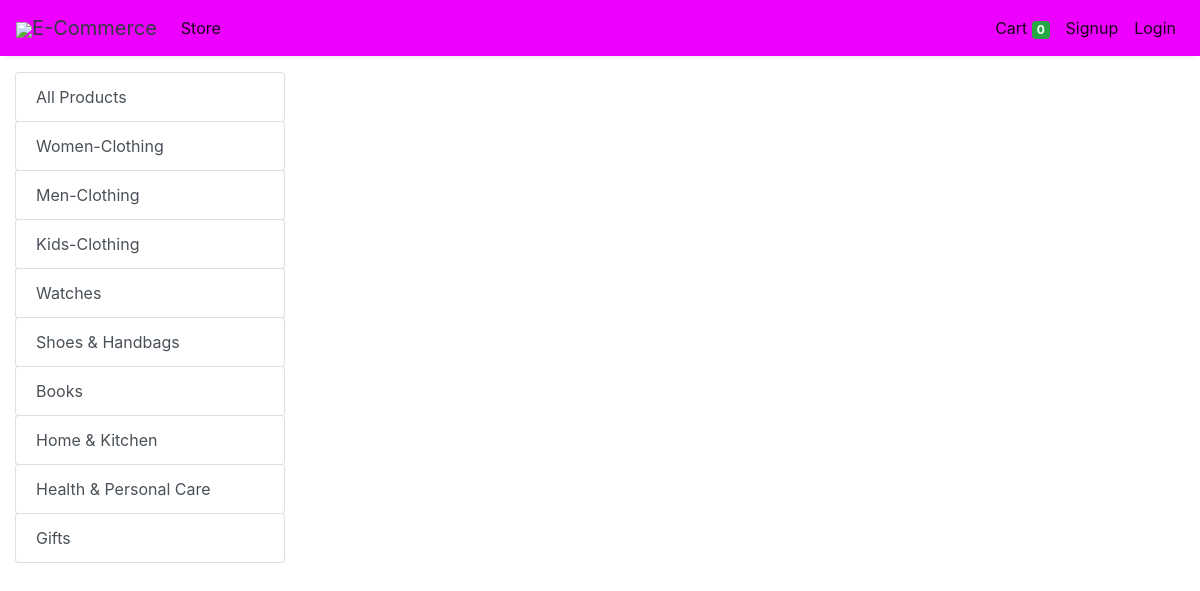
/store?category=34, run on an earlier commit of the app's database.
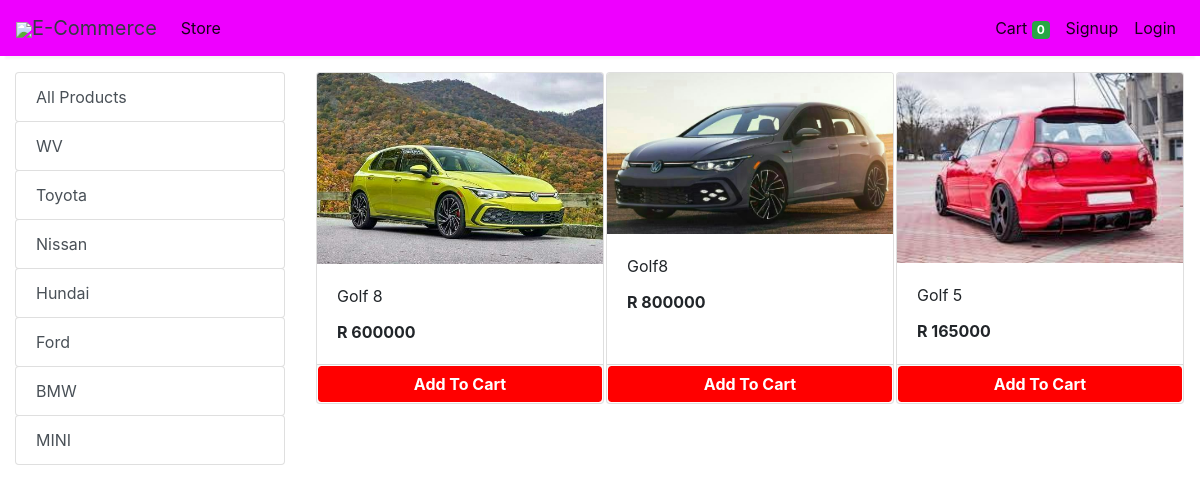
And on a later commit of the database.
### store/models/category.py (models this page shows, shortened)
class Category(models.Model):
    name= models.CharField(max_length=50)
    @staticmethod
    def get_all_categories():
        return Category.objects.all()

### store/models/product.py (models this page shows, shortened)
class Products(models.Model):
    name = models.CharField(max_length=60)
    price= models.IntegerField(default=0)
    category= models.ForeignKey(Category,on_delete=models.CASCADE,default=1 )
    description= models.CharField(max_length=250, default='', blank=True, null= True)
    image= models.ImageField(upload_to='uploads/products/')
    @staticmethod
    def get_all_products_by_categoryid(category_id):
        if category_id:
            return Products.objects.filter (category=category_id)
        else:
            return Products.get_all_products();

### store/views/home.py (the view)
# urls.py: path('' , include('store.urls'))
def store(request):
    cart = request.session.get('cart')
    if not cart:
        request.session['cart'] = {}
    products = None
    categories = Category.get_all_categories()
    categoryID = request.GET.get('category')
    if categoryID:
        products = Products.get_all_products_by_categoryid(categoryID)
    else:
        products = Products.get_all_products();
    data = {}
    data['products'] = products
    data['categories'] = categories
    print('you are : ', request.session.get('email'))
    return render(request, 'index.html', data)

### store/templatetags/cart.py (called while the page is built)
@register.filter (name='is_in_cart')
def is_in_cart(product, cart):
    keys = cart.keys ()
    for id in keys:
        if int (id) == product.id:
            return True
    return False;

### store/templatetags/custom_filter.py (called while the page is built)
@register.filter(name='currency')
def currency(number):
    return "R "+str(number)

### store/templates/index.html (shortened to what this page needs)
{% extends 'base.html' %}
{% block content %}
{% load cart %}
{% load custom_filter %}
<div class="container-fluid mt-3">
	<div class="row">
		<div class="col-lg-3 mx-auto">
			<div class="list-group">
				<a href="/" class="list-group-item list-group-item-action btn btn-outline-success">All Products</a>
				{% for category in categories %}
				<a href="/?category={{category.id}}"
					class="list-group-item list-group-item-action btn btn-outline-success ">{{category.name}}</a>
				{% endfor %}
			</div>
		</div>
		<div id='products' class="col-lg-9 mx-auto">
			<div class="row mx-auto">
				{% for product in products %}
				<div class="card mx-auto mb-3" id={{product.id}} style="width: 18rem;">
					<img class="card-img-top" src="{{product.image.url}}" alt="Card image cap">
					<div class="card-body">
						<p class="card-title">{{product.name}}</p>
						<p class="card-text"><b>{{product.price|currency}}</b></p>
					</div>
					<div class="card-footer p-0 no-gutters">
						{% if product|is_in_cart:request.session.cart %}
						<div class="row no-gutters">
							<form action="/#{{product.id}}" class="col-2 " method="post">
								{% csrf_token %}
								<input hidden type="text" name='product' value='{{product.id}}'>
								<input hidden type="text" name='remove' value='True'>
								<input type="submit" value=" - " class="btn btn-block btn-success border-right">
							</form>
							<div class="text-center col btn btn-success">{{product|cart_quantity:request.session.cart}} in Cart</div>
							<form action="/#{{product.id}}" class="col-2 " method="post">
								{% csrf_token %}
								<input hidden type="text" name='product' value='{{product.id}}'>
								<input type="submit" value=" + " class="btn btn-block btn-success border-left">
							</form>
						</div>
						{% else %}
						<form action="/#{{product.id}}" method="POST" class="btn-block">
							<input type="submit" class="float-right btn btn-success form-control" style="background-color:red;border-color: white;font-weight: bolder;"
                    value="Add To Cart">
						</form>
						{% endif %}
					</div>
				</div>
				{% endfor %}
			</div>
		</div>
	</div>
</div>
{% endblock %}

### store/templates/base.html (shortened to what this page needs)
<!doctype html>
<html lang="en">
{% load static %}
<head>
  <link rel="stylesheet" href="https://maxcdn.bootstrapcdn.com/bootstrap/4.0.0/css/bootstrap.min.css"
>
</head>
<body>
<nav class="one-edge-shadow
  navbar navbar-light
  sticky-top navbar
  navbar-expand-lg
  text-white">
    <a class="navbar-brand ms-3 text-dark " href="/">
    <link rel="stylesheet" href="https://use.fontawesome.com/releases/v5.7.0/css/all.css">
    <img src="https://www.freepnglogos.com/uploads/shopping-cart-png/shopping-cart-svg-png-icon-download-28.png" style="width:50px;height:50px,color:text-light;">E-Commerce</a>
    <div class="collapse navbar-collapse" id="navbarSupportedContent">
      <ul class="navbar-nav mr-auto">
        <li class="nav-item active">
          <a class="nav-link" href="/store">Store <span class="sr-only">(current)</span></a>
        </li>
          </ul>
      <ul class=" navbar-nav my-2 my-lg-0">
        <li class="nav-item active">
          <a class="nav-link" href="/cart">Cart
            <span class="badge badge-success">{{request.session.cart.keys|length}}</span>
            <span class="sr-only">(current)</span></a>
        </li>
        {% if request.session.customer %}
        <li class="nav-item active ">
          <a class="nav-link" href="/orders">Orders<span class="sr-only">(current)</span></a>
        </li>
        <li class="nav-item active ">
          <a class="nav-link" href="/logout">Logout<span class="sr-only">(current)</span></a>
        </li>
        {% else %}
        <li class="nav-item active">
          <a class="nav-link" href="/signup">Signup<span class="sr-only">(current)</span></a>
        </li>
        <li class="nav-item active">
          <a class="nav-link" href="/login">Login<span class="sr-only">(current)</span></a>
        </li>
        {% endif %}
      </ul>
    </div>
  </nav>
  {% block content %}{% endblock %}
</body>
</html>

### store/templates/base.html (style rules this page uses)
nav { background-color: rgb(238, 0, 255); }
.one-edge-shadow { box-shadow: 0 8px 2px -5px rgb(246, 245, 245); }

What changed in the data, as far as the page shows it:
removed Category: name "Women-Clothing"
removed Category: name "Men-Clothing"
removed Category: name "Kids-Clothing"
removed Category: name "Watches"
removed Category: name "Shoes & Handbags"
removed Category: name "Books"
removed Category: name "Home & Kitchen"
removed Category: name "Health & Personal Care"
removed Category: name "Gifts"
added Category: name "WV"
added Category: name "Toyota"
added Category: name "Nissan"
added Category: name "Hundai"
added Category: name "Ford"
added Category: name "BMW"
added Category: name "MINI"
added Products: image (picture), name "Golf 8", price "R 600000"
added Products: image (picture), name "Golf8", price "R 800000"
added Products: image (picture), name "Golf 5", price "R 165000"
